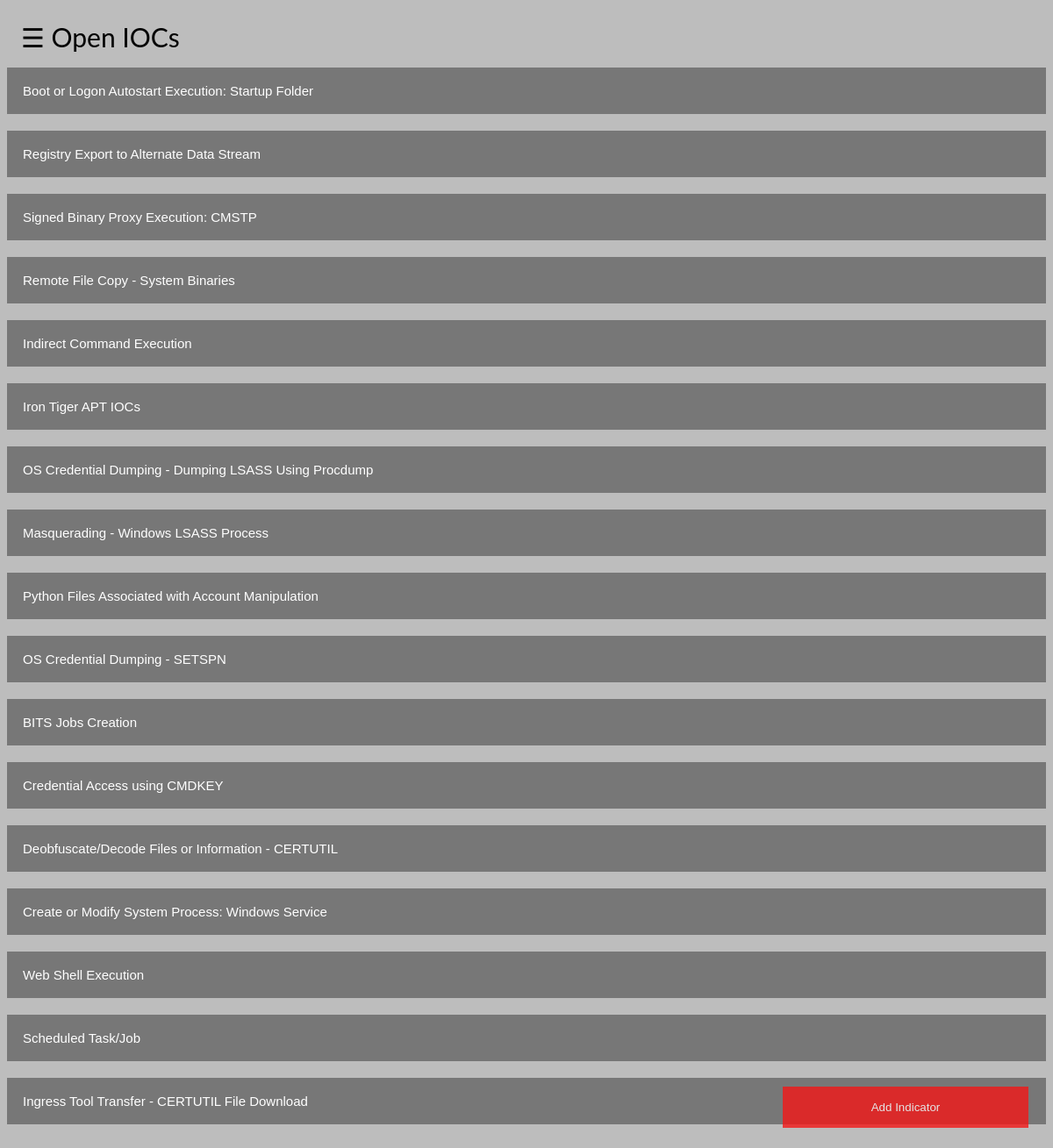
Page /ioc on the committed database.
### tables this page shows
CREATE TABLE openIOC(iocName,iocType,iocDate,iocMitre,iocConditions,status,iocID);

### WebApp.py (the view)
@app.route('/ioc')
def iocPage():
    print("testttt")
    con = sqlite3.connect('RedAlert.db')
    cur = con.cursor()
    cur.execute("""select * from openIOC""")
    rows = cur.fetchall();
    con.close()
    print(rows[0][0])
    return render_template('ioc.html',rows=rows)

### templates/ioc.html (shortened to what this page needs)
<!DOCTYPE html>
<html>
<head>
</head>
<body>
<div id="main">
    <span style="font-size:30px;cursor:pointer" onclick="openNav()">&#9776; Open IOCs</span>
</div>
{% for row in rows %}
<button class="collapsible"><Name Here>{{row[0]}}</button>
<br>
{% endfor %}
<button class="open-button" onclick="openForm()">Add Indicator</button>
</body>
</html>

### templates/ioc.html (style rules this page uses)
body { font-family: "Lato", sans-serif; transition: background-color .5s; background-color: #bdbdbd; }
#main { transition: margin-left .5s; padding: 16px; }
* { box-sizing: border-box; }
.open-button { background-color: rgb(243, 23, 23); color: white; padding: 16px 20px; border: none; cursor: pointer; opacity: 0.8; position: fixed; bottom: 23px; right: 28px; width: 280px; }
.collapsible { background-color: #777; color: white; cursor: pointer; padding: 18px; width: 100%; border: none; text-align: left; outline: none; font-size: 15px; }

### rows in the picture
openIOC: iocName "Boot or Logon Autostart Execution: Startup Folder"
openIOC: iocName "Registry Export to Alternate Data Stream"
openIOC: iocName "Signed Binary Proxy Execution: CMSTP"
openIOC: iocName "Remote File Copy - System Binaries"
openIOC: iocName "Indirect Command Execution"
openIOC: iocName "Iron Tiger APT IOCs"
openIOC: iocName "OS Credential Dumping - Dumping LSASS Using Procdump"
openIOC: iocName "Masquerading - Windows LSASS Process"
openIOC: iocName "Python Files Associated with Account Manipulation"
openIOC: iocName "OS Credential Dumping - SETSPN"
openIOC: iocName "BITS Jobs Creation"
openIOC: iocName "Credential Access using CMDKEY"
openIOC: iocName "Deobfuscate/Decode Files or Information - CERTUTIL"
openIOC: iocName "Create or Modify System Process: Windows Service"
openIOC: iocName "Web Shell Execution"
openIOC: iocName "Scheduled Task/Job"
openIOC: iocName "Ingress Tool Transfer - CERTUTIL File Download"
